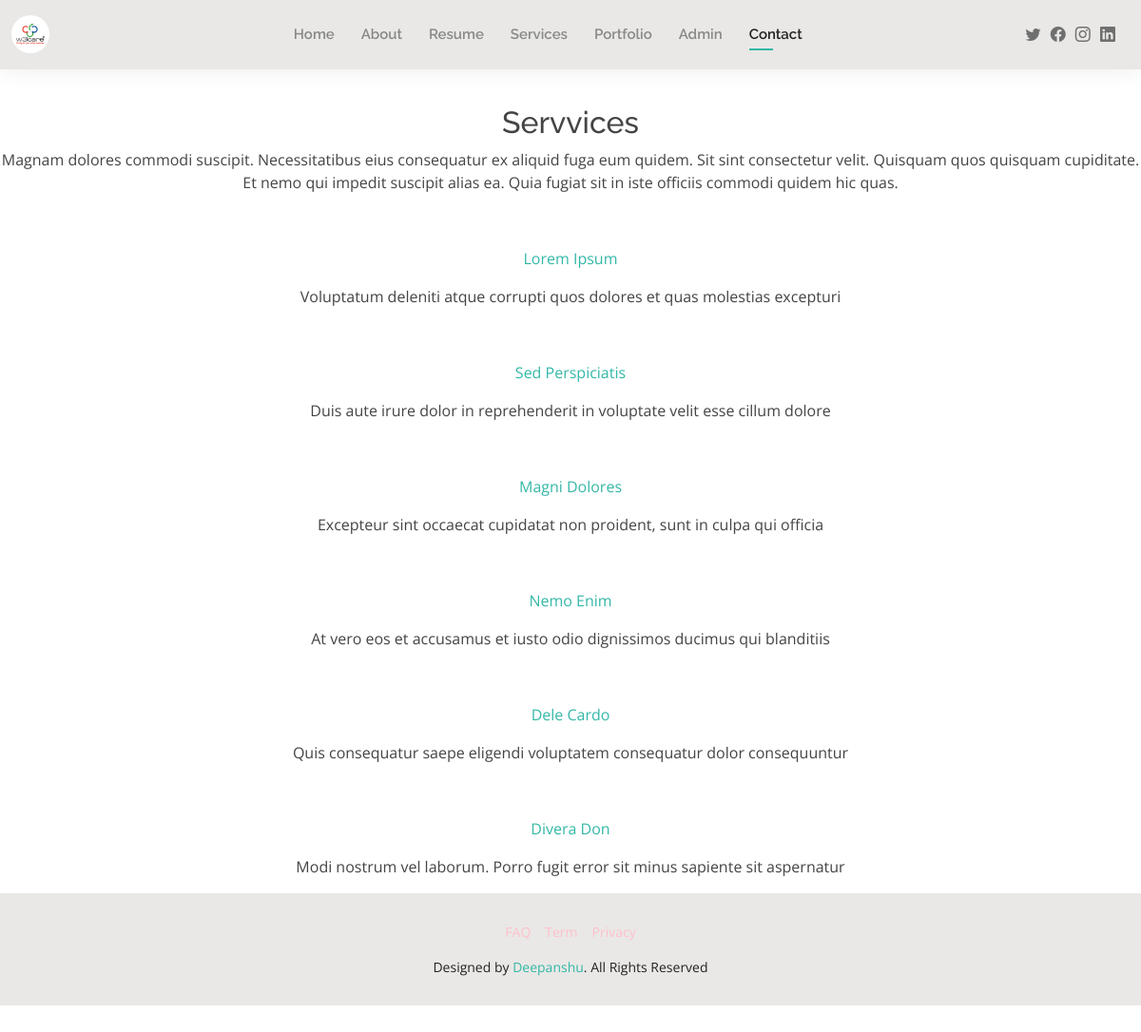
/services.php, run on the app's committed database.
### tables this page shows
CREATE TABLE `header_settings` (
  `id` int NOT NULL,
  `image` varchar(255) DEFAULT NULL,
  `Title` varchar(255) DEFAULT NULL,
  `email` varchar(255) DEFAULT NULL,
  `contact` varchar(100) DEFAULT NULL,
  `Address` text,
  `Status` tinyint DEFAULT '1',
  `Created_at` datetime DEFAULT NULL,
  `Updated_at` datetime DEFAULT NULL,
  `Is_deleted` tinyint DEFAULT '0'
);

CREATE TABLE `services` (
  `ID` int NOT NULL,
  `description` text
);

### services.php (the view)
<?php
require_once 'Admin/connection.php';
include 'header.php';
$sql = "SELECT `description` FROM `services`";
$result = mysqli_query($conn, $sql);
$row = mysqli_fetch_assoc($result);
echo ' <main id="main">' . ' <section id="services" class="services">
    ' . '<div style="text-align: center; class="container">' . $row['description'] . '</div>' . '</div>' . '</div>';
include 'footer.php';

### header.php (shortened to what this page needs)
<?php
require_once 'Admin/connection.php';
?>
<!DOCTYPE html>
<html lang="en">
<head>
    <link href="assets/vendor/aos/aos.css" rel="stylesheet">
    <link href="assets/vendor/bootstrap/css/bootstrap.min.css" rel="stylesheet">
    <link href="assets/vendor/bootstrap-icons/bootstrap-icons.css" rel="stylesheet">
    <link href="assets/vendor/boxicons/css/boxicons.min.css" rel="stylesheet">
    <link href="assets/vendor/glightbox/css/glightbox.min.css" rel="stylesheet">
    <link href="assets/vendor/swiper/swiper-bundle.min.css" rel="stylesheet">
    <link href="assets/css/style.css" rel="stylesheet">
</head>
<body>
    <header id="header" class="fixed-top">
        <div class="container-fluid d-flex justify-content-between align-items-center">
            <h1 class="logo me-auto me-lg-0">
                <a href="index.php">
                    <?php
          $sql = "SELECT image FROM `header_settings`";
          $result = mysqli_query($conn, $sql);
          $row = mysqli_fetch_assoc($result);
          echo '<img style="border-radius:50px;" src="Admin/uploads/' . $row['image'] . '" alt="hi">';
          ?>
                </a>
            </h1>
            <nav id="navbar" class="navbar order-last order-lg-0">
                <ul>
                    <li><a href="index.php">Home</a></li>
                    <li><a href="about.php">About</a></li>
                    <li><a href="resume.php">Resume</a></li>
                    <li><a href="services.php">Services</a></li>
                    <li><a href="portfolio.php">Portfolio</a></li>
                    <li><a href="Admin/pages/examples/login-v2.php">Admin</a></li>
                    <li><a class="active" href="contact.php">Contact</a></li>
                </ul>
            </nav>
            <div class="header-social-links">
                <a href="#" class="twitter"><i class="bi bi-twitter"></i></a>
                <a href="#" class="facebook"><i class="bi bi-facebook"></i></a>
                <a href="#" class="instagram"><i class="bi bi-instagram"></i></a>
                <a href="#" class="linkedin"><i class="bi bi-linkedin"></i></i></a>
            </div>
        </div>
    </header>

### assets/css/style.css (style rules this page uses)
body { font-family: "Open Sans", sans-serif; color: #444444; }
a { color: #34b7a7; text-decoration: none; }
h1, h2, h3, h4, h5, h6 { font-family: "Raleway", sans-serif; }
#main { margin-top: 50px; }
#header { background: #e9e8e6; box-shadow: 0px 0px 25px 0 rgba(0, 0, 0, 0.08); z-index: 997; padding: 15px 0; }
#header .logo { font-size: 32px; margin: 0; padding: 0; line-height: 1; font-weight: 400; letter-spacing: 2px; text-transform: uppercase; }
#header .logo a { color: #222222; }
#header .logo img { max-height: 40px; }
.header-social-links { padding-right: 15px; }
.header-social-links a { color: #6f6f6f; padding-left: 6px; display: inline-block; line-height: 0px; transition: 0.3s; font-size: 16px; }
.navbar { padding: 0; }
.navbar ul { margin: 0; padding: 0; display: flex; list-style: none; align-items: center; }
.navbar li { position: relative; padding: 10px 0 10px 28px; }
.navbar a, .navbar a:focus { display: flex; align-items: center; justify-content: space-between; font-family: "Raleway", sans-serif; font-size: 15px; font-weight: 600; color: #888888; white-space: nowrap; transition: 0.3s; position: relative; }
.navbar>ul>li>a:before { content: ""; position: absolute; width: 0; height: 2px; bottom: -5px; left: 0; background-color: #34b7a7; visibility: hidden; width: 0px; transition: all 0.3s ease-in-out 0s; }
.navbar a:hover:before, .navbar li:hover>a:before, .navbar .active:before { visibility: visible; width: 25px; }
.navbar a:hover, .navbar .active, .navbar .active:focus, .navbar li:hover>a { color: #222222; }
section { padding: 60px 0; }

### data on the page
header_settings: image (picture)
services: description "Servvices Magnam dolores commodi suscipit. Necessitatibus eius consequatur ex aliquid fuga eum quidem. Sit sint consectetur velit. Quisquam quos quisquam cupiditate. Et nemo qui impedit suscipit alias ea. Quia fugiat sit in iste officiis commodi quidem hic quas. Lorem Ipsum Voluptatum deleniti atque corrupti quos dolores et quas molestias excepturi Sed Perspiciatis Duis aute irure dolor in reprehenderit in voluptate velit esse cillum dolore Magni Dolores Excepteur sint occaecat cupidatat non proident, sunt in culpa qui officia Nemo Enim At vero eos et accusamus et iusto odio dignissimos ducimus qui blanditiis Dele Cardo Quis consequatur saepe eligendi voluptatem consequatur dolor…"
